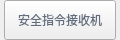
                    <widget class="QWidget" name="fdj_label_15" native="true">
                     <property name="geometry">
                      <rect>
                       <x>1130</x>
                       <y>260</y>
                       <width>120</width>
                       <height>40</height>
                      </rect>
                     </property>
                     <property name="minimumSize">
                      <size>
                       <width>0</width>
                       <height>40</height>
                      </size>
                     </property>
                     <property name="maximumSize">
                      <size>
                       <width>16777215</width>
                       <height>40</height>
                      </size>
                     </property>
                     <layout class="QHBoxLayout" name="horizontalLayout_33">
                      <property name="spacing">
                       <number>0</number>
                      </property>
                      <property name="leftMargin">
                       <number>0</number>
                      </property>
                      <property name="topMargin">
                       <number>0</number>
                      </property>
                      <property name="rightMargin">
                       <number>0</number>
                      </property>
                      <property name="bottomMargin">
                       <number>0</number>
                      </property>
                      <item>
                       <widget class="QLabel" name="label_141">
                        <property name="minimumSize">
                         <size>
                          <width>4</width>
                          <height>0</height>
                         </size>
                        </property>
                        <property name="maximumSize">
                         <size>
                          <width>4</width>
                          <height>16777215</height>
                         </size>
                        </property>
                        <property name="text">
                         <string/>
                        </property>
                        <property name="pixmap">
                         <pixmap resource="twoDdisplay.qrc">:/twoDdisplay/rectleft</pixmap>
                        </property>
                       </widget>
                      </item>
                      <item>
                       <widget class="QPushButton" name="aqzljsjbtn">
                        <property name="minimumSize">
                         <size>
                          <width>0</width>
                          <height>40</height>
                         </size>
                        </property>
                        <property name="maximumSize">
                         <size>
                          <width>16777215</width>
                          <height>40</height>
                         </size>
                        </property>
                        <property name="cursor">
                         <cursorShape>PointingHandCursor</cursorShape>
                        </property>
                        <property name="styleSheet">
                         <string notr="true">border-image:url(:/twoDdisplay/btnbg);
color:rgb(98,109,125);</string>
                        </property>
                        <property name="text">
                         <string>安全指令接收机</string>
                        </property>
                       </widget>
                      </item>
                      <item>
                       <widget class="QLabel" name="label_142">
                        <property name="minimumSize">
                         <size>
                          <width>4</width>
                          <height>0</height>
                         </size>
                        </property>
                        <property name="maximumSize">
                         <size>
                          <width>4</width>
                          <height>16777215</height>
                         </size>
                        </property>
                        <property name="text">
                         <string/>
                        </property>
                        <property name="pixmap">
                         <pixmap resource="twoDdisplay.qrc">:/twoDdisplay/rectright</pixmap>
                        </property>
                       </widget>
                      </item>
                     </layout>
                    </widget>
